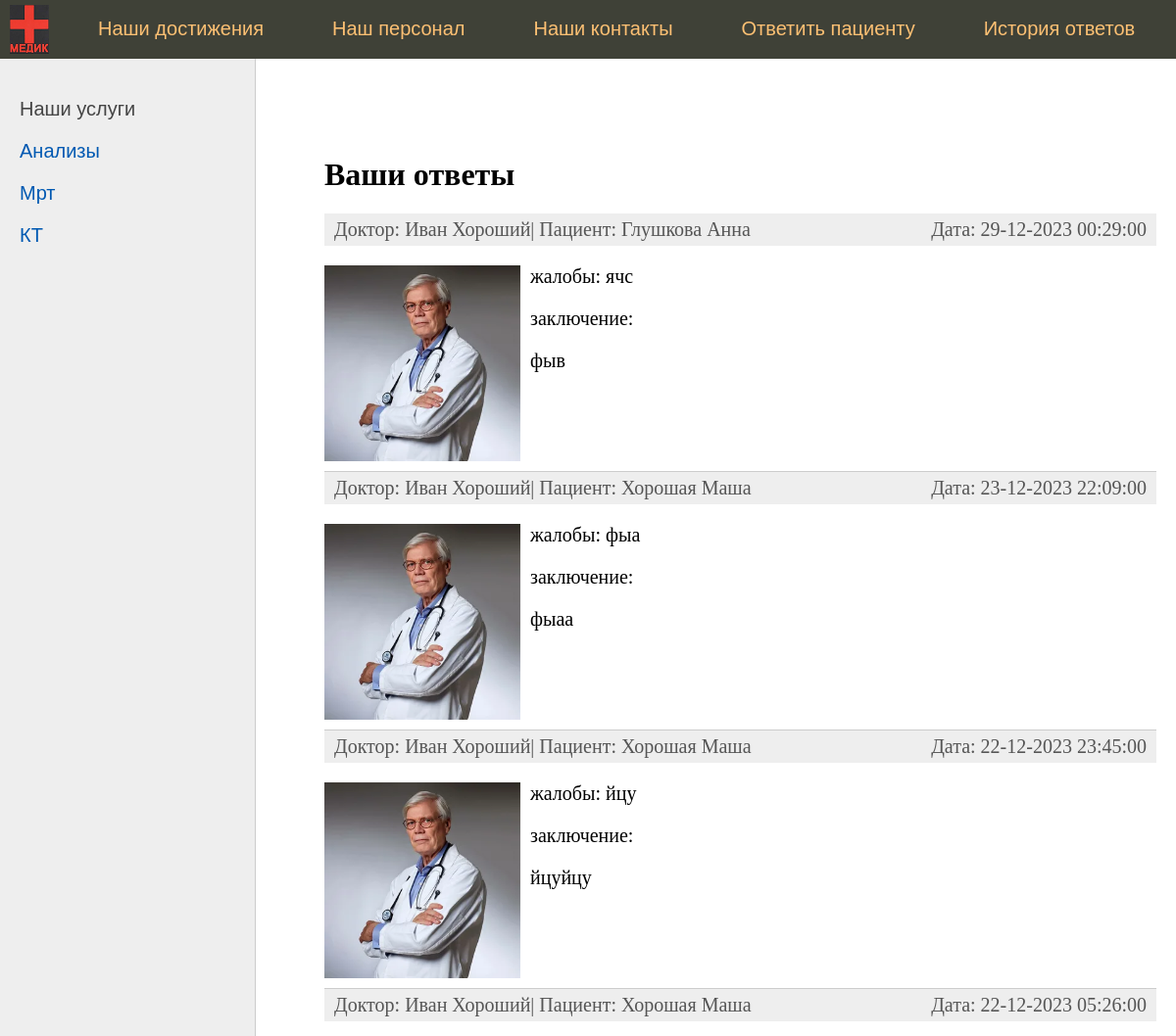
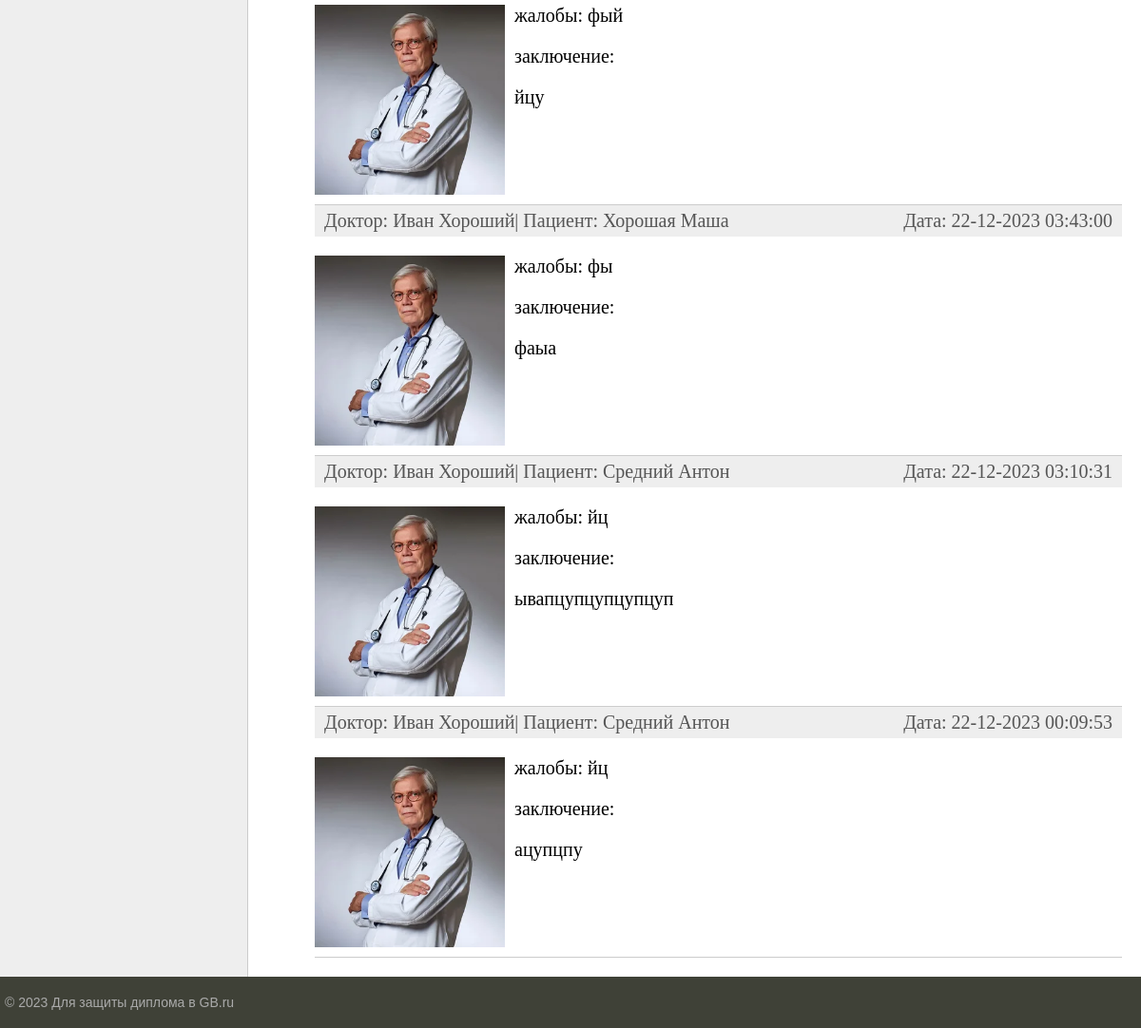
Screenshot of /doctor_history_all/ (signed in) with the database file from the repository (2 pictures, top to bottom).
### hospital_app/models.py (models this page shows, shortened)
class Appointment(models.Model):
    patient = models.ForeignKey(get_user_model(), on_delete=models.CASCADE, related_name='patient_visits',
                                verbose_name='Пациент')
    doctor = models.ForeignKey(get_user_model(), on_delete=models.CASCADE, related_name='doctor_visits',
                               verbose_name='Доктор')
    start_date_time = models.DateTimeField(verbose_name='Начало приёма')
    end_date_time = models.DateTimeField(verbose_name='Звершение приёма')
    complaint = models.CharField(max_length=500, validators=[RussianLettersValidator()],
                                 blank=True, verbose_name='Жалобы')
    readings = models.TextField(blank=True, validators=[RussianLettersValidator()], verbose_name="Ответ доктора")
    def __str__(self):
        return f"{self.patient} with {self.doctor} from {self.start_date_time} to {self.end_date_time}"

### users/models.py (models this page shows)
class User(AbstractUser):
    photo = models.ImageField(upload_to="users/%Y/%m/%d/", blank=True, null=True, verbose_name="Фотография")
    date_birth = models.DateTimeField(blank=True, null=True, verbose_name="Дата рождения")
    cat_doctor = models.CharField(max_length=500, blank=True, null=True, verbose_name="Категория доктора")

### hospital_app/views.py (the view, shortened to what this page needs)
# urls.py: path('doctor_history_all/', views.DoctorAllHistoryListView.as_view(), name='doctor_history_all'),
class DoctorAllHistoryListView(UserPassesTestMixin, ListView):
    model = Appointment
    template_name = 'hospital_app/doctor_history_all.html'  # Путь к вашему шаблону
    context_object_name = 'appointment'
    def test_func(self):
        allowed_groups = ['Doctors', 'staff', 'root']
        return self.request.user.groups.filter(name__in=allowed_groups).exists()
    def get_context_data(self, **kwargs):
        context = super().get_context_data(**kwargs)
        context.update({
            'title': 'Ваши ответы',
        })
        return context
    def get_queryset(self):
        user = self.request.user
        queryset = Appointment.objects.filter(Q(doctor=user) & Q(readings__gt='')).order_by('-start_date_time')
        print(queryset)
        return queryset

### hospital_app/templatetags/hospital_tags.py (called while the page is built)
@register.simple_tag
def get_menu():
    return menu

@register.simple_tag
def get_menu_left():
    return menu_left

@register.simple_tag
def get_menu_doctor():
    return menu_doctor

### hospital_app/templates/hospital_app/doctor_history_all.html (shortened to what this page needs)
{% extends 'base.html' %}
{% block content %}
    <h1>{{ title }}</h1>
    <ul class="list-articles">
    {% for appoint in appointment %}
    <li><div class="article-panel">
    <p class="first">Доктор: {{appoint.doctor.first_name}} {{appoint.doctor.last_name}}| Пациент:
	{{ appoint.patient.last_name|default:"неизвестен" }} {{ appoint.patient.first_name }}</p>
	<p class="last">Дата: {{appoint.start_date_time|date:"d-m-Y H:i:s"}}</p>
    </div>
    {% if appoint.doctor.photo %}
        <p><img class="img-article-left" src="{{appoint.doctor.photo.url}} " width="200" height="200"></p>
    {% endif %}
          <p> жалобы: {{ appoint.complaint }}
            {% autoescape off %}
          <p> заключение: {{appoint.readings|linebreaks|truncatewords:40}}<p>
            {% endautoescape %}
        </li>
{% endfor %}
</ul>
{% endblock %}

### hospital_app/static/hospital_app/css/styles.css (style rules this page uses)
html, body { font-family: 'Arial'; margin: 0; padding: 0; height: 100%; width: 100%; color: #444; }
img { max-width: 600px; height: auto; }
img.img-article-left { max-width: 300px; height: auto; float: left; padding: 0 10px 10px 0; }
div.article-panel { background: #eee; padding: 5px 10px 5px 10px; box-sizing: border-box; overflow: hidden; color: #555; }
div.article-panel p.first { margin: 0; float: left; }
div.article-panel p.last { margin: 0; float: right; }
ul.list-articles { list-style: none; margin: 0; padding: 0; }
ul.list-articles li { border-bottom: 1px solid #ccc; }
.content-text h1 { font-size: 32px; }

### rows the page displays
Appointment: doctor.first_name "Иван", doctor.last_name "Хороший", patient.last_name "Глушкова", patient.first_name "Анна", start_date_time "29-12-2023 00:29:00", doctor.photo (picture), complaint "ячс", readings "фыв"
Appointment: doctor.first_name "Иван", doctor.last_name "Хороший", patient.last_name "Хорошая", patient.first_name "Маша", start_date_time "23-12-2023 22:09:00", doctor.photo (picture), complaint "фыа", readings "фыаа"
Appointment: doctor.first_name "Иван", doctor.last_name "Хороший", patient.last_name "Хорошая", patient.first_name "Маша", start_date_time "22-12-2023 23:45:00", doctor.photo (picture), complaint "йцу", readings "йцуйцу"
Appointment: doctor.first_name "Иван", doctor.last_name "Хороший", patient.last_name "Хорошая", patient.first_name "Маша", start_date_time "22-12-2023 05:26:00", doctor.photo (picture), complaint "фый", readings "йцу"
Appointment: doctor.first_name "Иван", doctor.last_name "Хороший", patient.last_name "Хорошая", patient.first_name "Маша", start_date_time "22-12-2023 03:43:00", doctor.photo (picture), complaint "фы", readings "фаыа"
Appointment: doctor.first_name "Иван", doctor.last_name "Хороший", patient.last_name "Средний", patient.first_name "Антон", start_date_time "22-12-2023 03:10:31", doctor.photo (picture), complaint "йц", readings "ывапцупцупцупцуп"
Appointment: doctor.first_name "Иван", doctor.last_name "Хороший", patient.last_name "Средний", patient.first_name "Антон", start_date_time "22-12-2023 00:09:53", doctor.photo (picture), complaint "йц", readings "ацупцпу"

### other values shown
{{ m.title }} "Наши достижения" "Наш персонал" "Наши контакты"
{{ m.title }} "Ответить пациенту" "История ответов"
{{ m.title }} "Анализы" "Мрт" "КТ"
{{ title }} "Ваши ответы"
